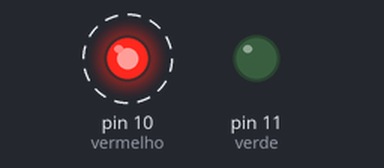
Simulated run of this sketch. Board: Arduino Uno, built with avr-gcc and run on an emulated ATmega328P. Shown: output pins drawn as LEDs (lit = HIGH). Dashed ring = blinking.

Above: at 0.5 s.
Timing chart, 0 to 4.6 s (numbered marks = the images above):
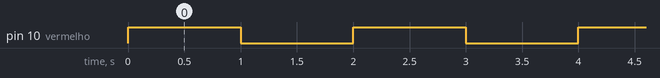

The sketch:

Aula_2_Leds.ino
```cpp
int verde = 11;
int vermelho = 10;
int resultado = 9;

void setup() {
  // put your setup code here, to run once:
pinMode (verde,OUTPUT);
pinMode (vermelho,OUTPUT);
}
void loop() {
  // put your main code here, to run repeatedly:
if (resultado > 10)
{
digitalWrite (verde,HIGH);
delay (50);

digitalWrite (verde,LOW);
delay (50);
}
else
if (resultado < 10)
{
digitalWrite (vermelho,HIGH);
delay (1000);

digitalWrite (vermelho,LOW);
delay (1000);

}
}
```

Measured:
- by itself, pin 10 (vermelho): alternates HIGH for 1.0 s and LOW for 1.0 s
